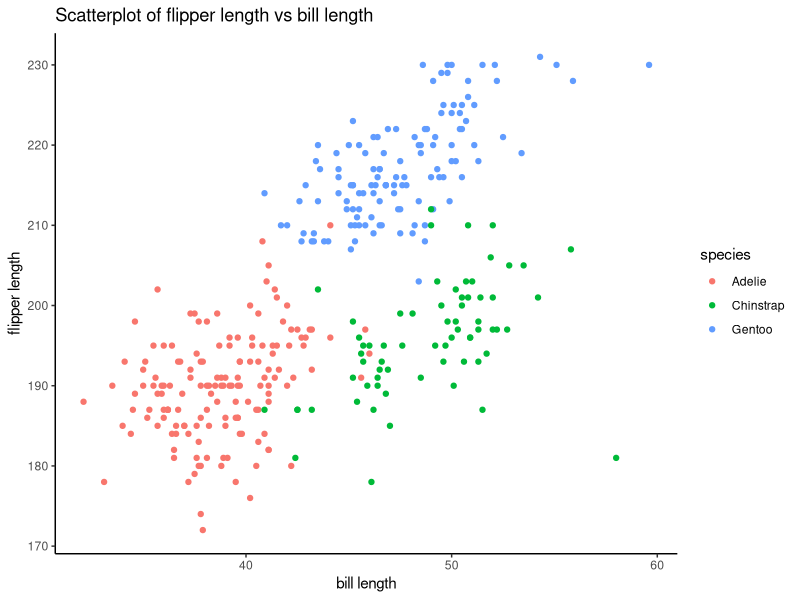
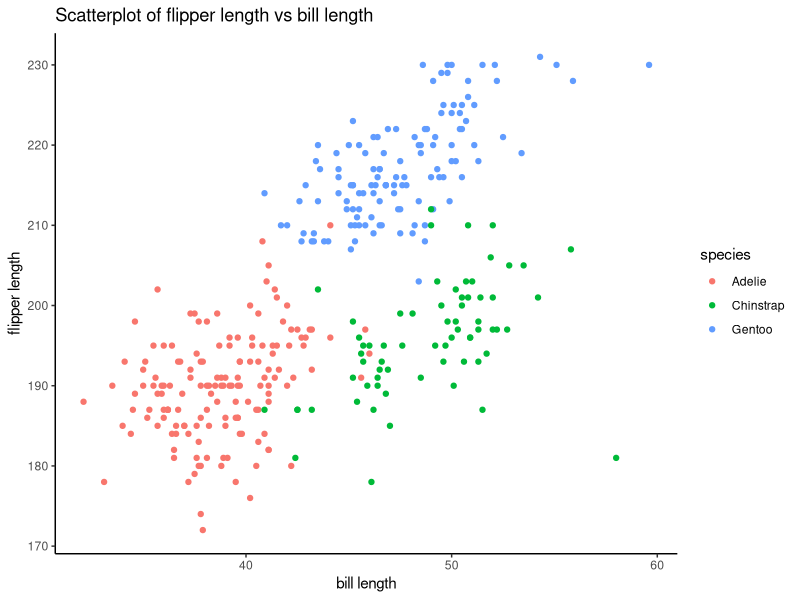

Generate these figures, in order, with R:
## ---- chunk 1
knitr::opts_chunk$set(echo = TRUE)
#install.packages("palmerpenguins")
#install.packages("ggplot2")
#install.packages("tidyverse")
library(ggplot2)
library(tidyverse)
## ---- chunk 2
data("penguins", package = "palmerpenguins")
summary(penguins)
nrows = nrow(penguins)
ncols = ncol(penguins)
flipper_length = pull(penguins,flipper_length_mm)
mean_flipper = mean(flipper_length,na.rm = TRUE)
print(paste("The mean flipper length is", mean_flipper))
## ---- chunk 3
ggplot(penguins,aes(x = bill_length_mm, y = flipper_length_mm, color = species)) +
  geom_point() + 
  xlab("bill length") + 
  ylab("flipper length") + 
  ggtitle("Scatterplot of flipper length vs bill length") + 
  theme_classic()
ggsave("Scatterplot_flipper_bill_length.jpg", height = 4, width = 6)
